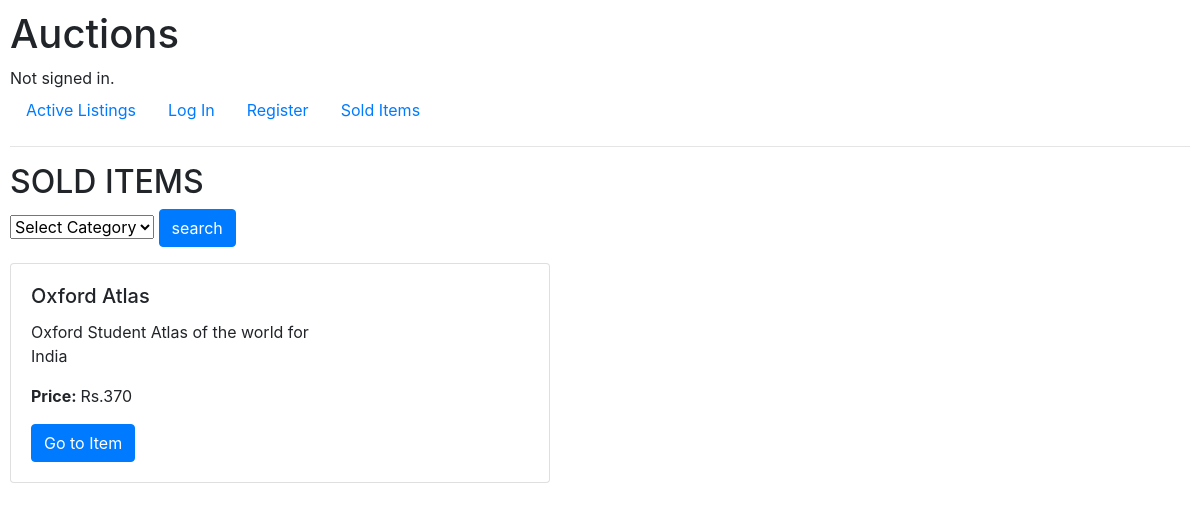
The app's page /solditems, older data.
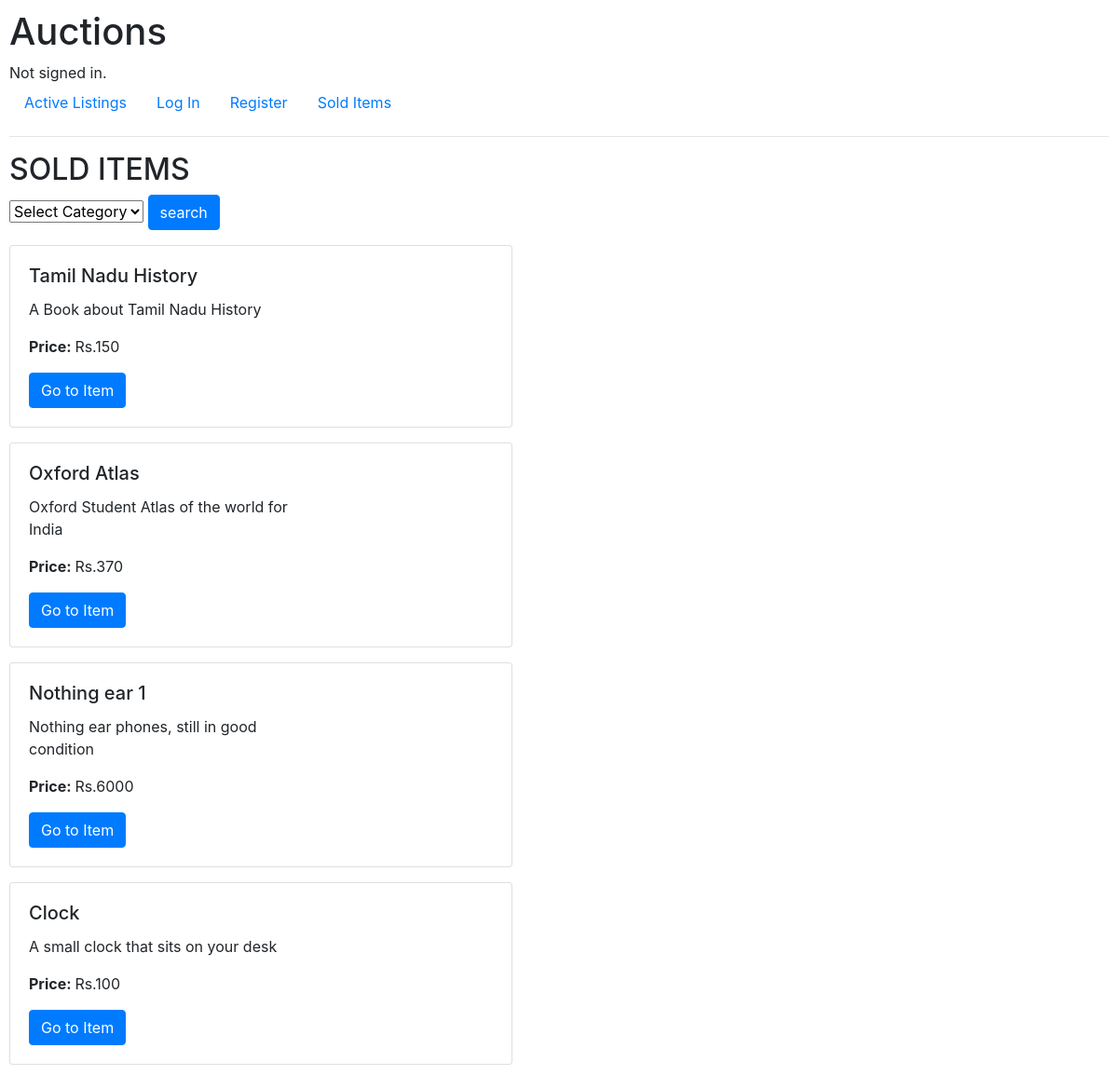
The same page, newer data.
### auctions/models.py (models this page shows, shortened)
class listing(models.Model):
    title = models.CharField(max_length=20)
    description = models.CharField(max_length=64)
    price = models.IntegerField()
    category = models.ForeignKey(Category, blank=True, null=True, on_delete=models.CASCADE, related_name="item_type")
    image = models.ImageField(null=True, blank=True, upload_to='images/')
    posted_user = models.ForeignKey(User, related_name="posted_item", on_delete=models.CASCADE, null=True)
    isActive = models.BooleanField(default=True)
    watchlist = models.ManyToManyField(User, null=True, related_name="Watch_items", blank=True)

### auctions/views.py (the view)
# urls.py: path("solditems", views.solditems, name="solditems"),
def solditems(request):
    if request.method == "POST":
        cat = request.POST["category"]
        c = Category.objects.get(category=cat)
        all_cat = Category.objects.all()
        items = listing.objects.filter(isActive=False, category=c)
        return render(request, 'auctions/solditems.html', {
            "items" : items,
            "cat" : all_cat
            })
    else:
        items = listing.objects.filter(isActive=False)
        cat = Category.objects.all()
        return render(request, "auctions/solditems.html", {
            "items" : items,
            "cat" : cat,
        })

### auctions/models.py (called while the page is built)
    def __str__(self):
        return self.category

### auctions/templates/auctions/solditems.html (shortened to what this page needs)
{% extends 'auctions/layout.html' %}
{% block body %}
<h2>SOLD ITEMS</h2>
<form return="{% url 'index_cat' %}" method="post">
    <select name="category" class="form-select form-select-lg mb-4" aria-label=".form-select-lg example">
        <option selected>Select Category</option>
    </select>
    <button type="submit" class="btn btn-primary">search</button>
</form>
  {% for item in items %}
    <div class="card mb-3" style="max-width: 540px;">
        <div class="row g-0">
            <div class="col-md-8">
                <div class="card-body">
                    <h5 class="card-title">{{item.title}}</h5>
                    <p class="card-text">{{item.description}}</p>
                    <p class="card-text"><strong>Price: </strong>Rs.{{item.price}}</p>
                    <a href="{% url 'list' item.title %}" method="post" class="btn btn-primary">Go to Item</a>
                </div>
            </div>
        </div>
    </div>
    {% empty %}
<hr />
    <h4> No items </h4>
<hr />
    {% endfor %}
{% endblock %}

Row changes from the older to the newer data that the page shows:
now on this page (row edited): listing: title "Tamil Nadu History", description "A Book about Tamil Nadu History", price "150"
now on this page (row edited): listing: title "Nothing ear 1", description "Nothing ear phones, still in good condition", price "6000"
now on this page (row edited): listing: title "Clock", description "A small clock that sits on your desk", price "100"
